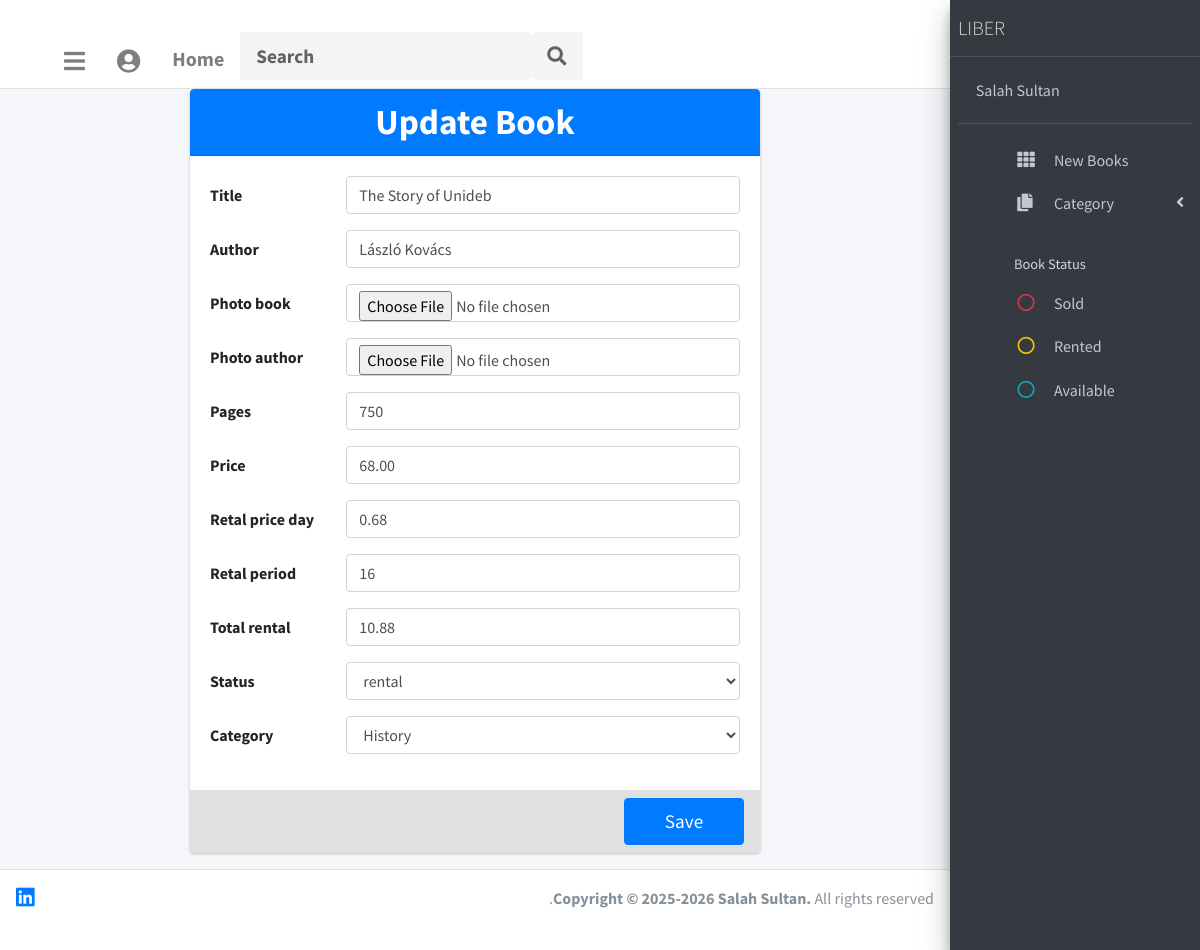
Page /update/25/ (signed in) on the earlier database version.
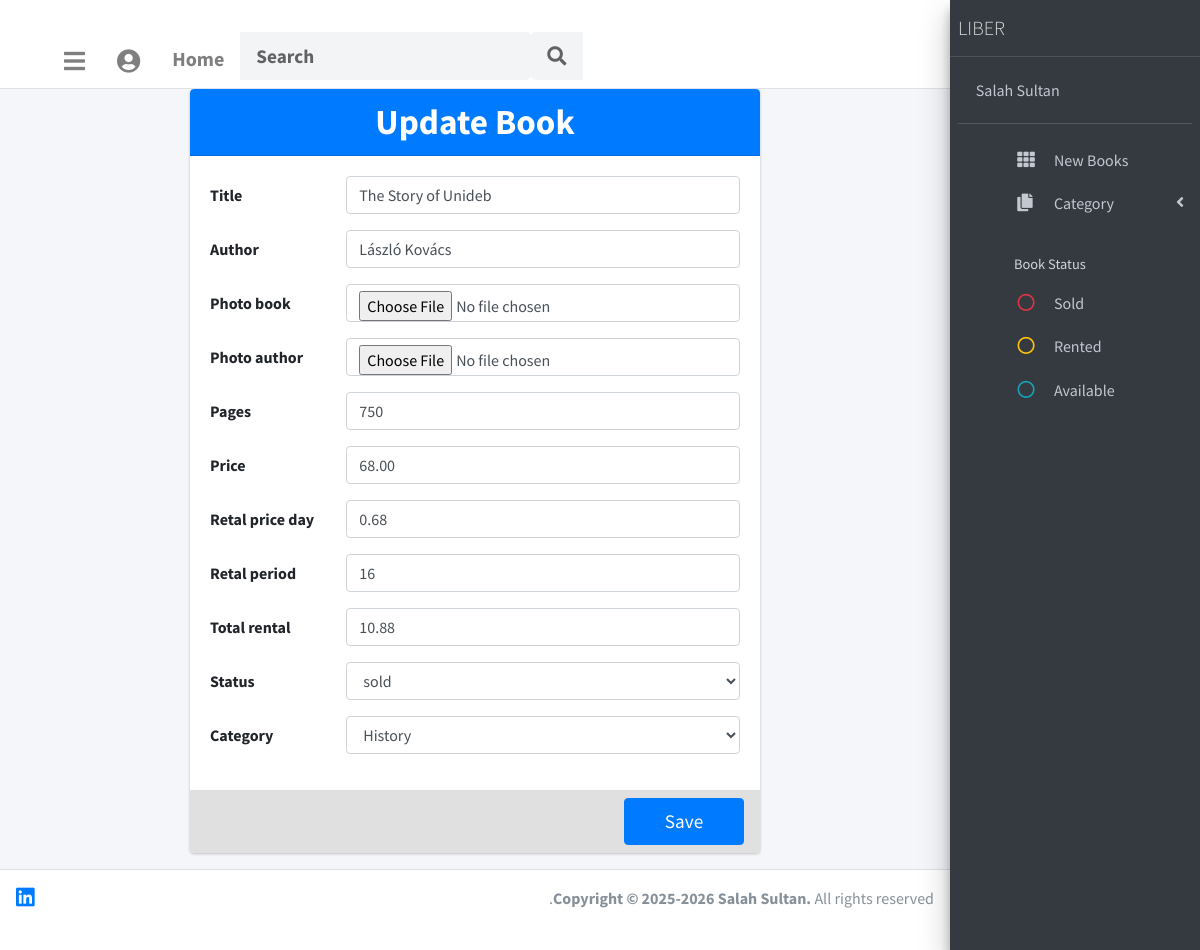
Same page on the later database version.
### lms_app/models.py (models this page shows, shortened)
class Book(models.Model):
    status_book= [
        ('available', 'available'),
        ('rental', 'rental'),
        ('sold', 'sold'),
    ]
    title = models.CharField(max_length=250)
    author = models.CharField(max_length=250, null=True, blank=True)
    photo_book= models.ImageField(upload_to='photos', null=True, blank=True)
    photo_author= models.ImageField(upload_to='photos', null=True, blank=True)
    pages = models.IntegerField(null= True, blank=True)
    price = models.DecimalField(max_digits=5, decimal_places=2)
    retal_price_day = models.DecimalField(max_digits=5, decimal_places=2, null=True, blank=True)
    retal_period = models.IntegerField(null=True, blank=True)
    total_rental = models.DecimalField(max_digits=5, decimal_places=2, null=True, blank=True)
    active = models.BooleanField(default=True)
    status = models.CharField(max_length=50, choices=status_book, null=True, blank=True)
    category = models.ForeignKey(Category, on_delete=models.PROTECT, null=True, blank=True)

### lms_app/views.py (the view)
# urls.py: path('update/<int:id>/', views.update, name='update'),  # Update book
@login_required
def update(request, id):
    book_instance = get_object_or_404(Book, id=id)
    if request.method == 'POST':
        form = BookForm(request.POST, request.FILES, instance=book_instance)
        if form.is_valid():
            form.save()
            messages.success(request, "Book updated successfully.")
            return redirect('index')
    else:
        form = BookForm(instance=book_instance)
    return render(request, 'pages/update.html', {'form': form})

### lms_app/models.py (called while the page is built)
    def __str__(self):
        return self.name

### templates/pages/update.html (shortened to what this page needs)
{% extends 'base.html' %}
{% block content %}
<div class="wrapper" style="direction: ltr; text-align: left;">
  <div class="content-wrapper d-flex justify-content-center align-items-center" style="min-height: 90vh;">
    <div class="card card-primary" style="width: 60%; max-width: 700px; display: flex; flex-direction: column; overflow: hidden;">
      <div class="card-header d-flex justify-content-center align-items-center text-center"
           style="flex: 2; background-color: #007bff; color: #fff;">
        <h3 class="card-title w-100" style="font-size: 2.2rem; font-weight: 700; margin: 0;">
          Update Book
        </h3>
      </div>
      <form method="POST" enctype="multipart/form-data" style="flex-grow: 1; display: flex; flex-direction: column;">
        <div class="card-body flex-grow-1" style="background-color: #fff;">
          {% for field in form %}
            <div class="form-group row mb-3">
              <label for="{{ field.id_for_label }}" class="col-sm-3 col-form-label">{{ field.label }}</label>
              <div class="col-sm-9">
                {{ field }}
              </div>
            </div>
          {% endfor %}
        </div>
        <div class="card-footer d-flex align-items-center" style="background-color: #e0e0e0; padding: 0.5rem 1rem; margin-top: 0;">
          <button type="submit" class="btn btn-primary" style="font-size: 1.2rem; padding: 0.5rem 2rem; min-width: 120px;">Save</button>
        </div>
      </form>
    </div>
  </div>
</div>
{% endblock %}

Differences in the rows shown:
changed Book "The Story of Unideb": status "rental" → "sold"
